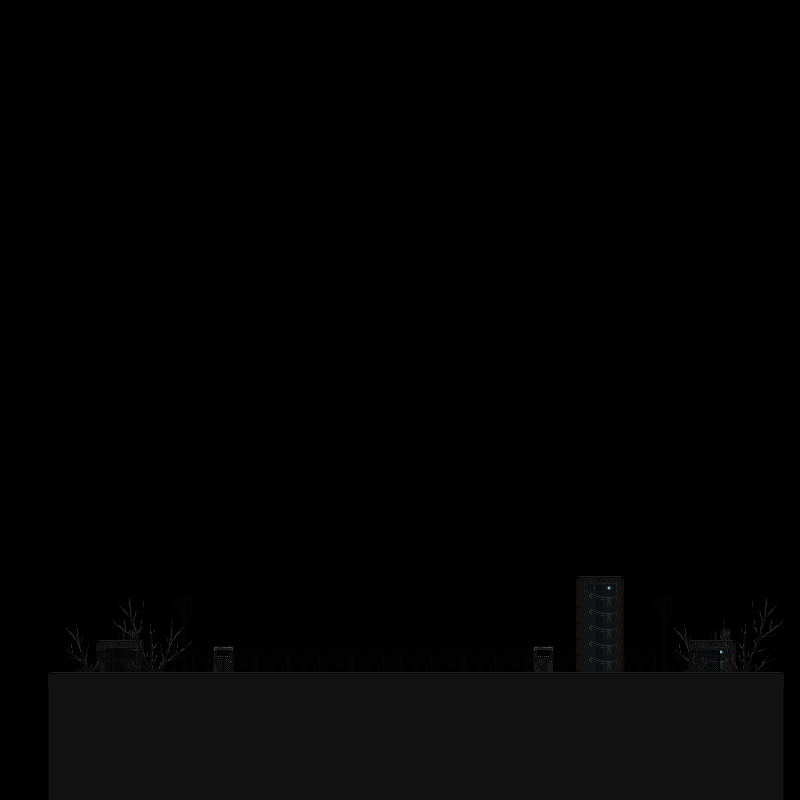

Rendered tile map (Tiled .tmx) drawn with the repository's tilesets; below, a short description and the map source with its tile grids summarised:
An orthogonal 50x50 tile map with 16x16 px tiles, 3 tile layers (terrain, fences, trees).

<map version="1.9" tiledversion="1.9.2" orientation="orthogonal" renderorder="right-down" width="50" height="50" tilewidth="16" tileheight="16" infinite="0" nextlayerid="4" nextobjectid="1">
 <tileset firstgid="1" source="city_tileset.tsx" />
 <layer id="1" name="terrain" width="50" height="50">
  <data>[2500 cells, 394 non-empty, 28 distinct tile ids]</data>
 </layer>
 <layer id="2" name="fences" width="50" height="50">
  <data>[2500 cells, 88 non-empty, 22 distinct tile ids]</data>
 </layer>
 <layer id="3" name="trees" width="50" height="50">
  <data>[2500 cells, 77 non-empty, 37 distinct tile ids]</data>
 </layer>
</map>
